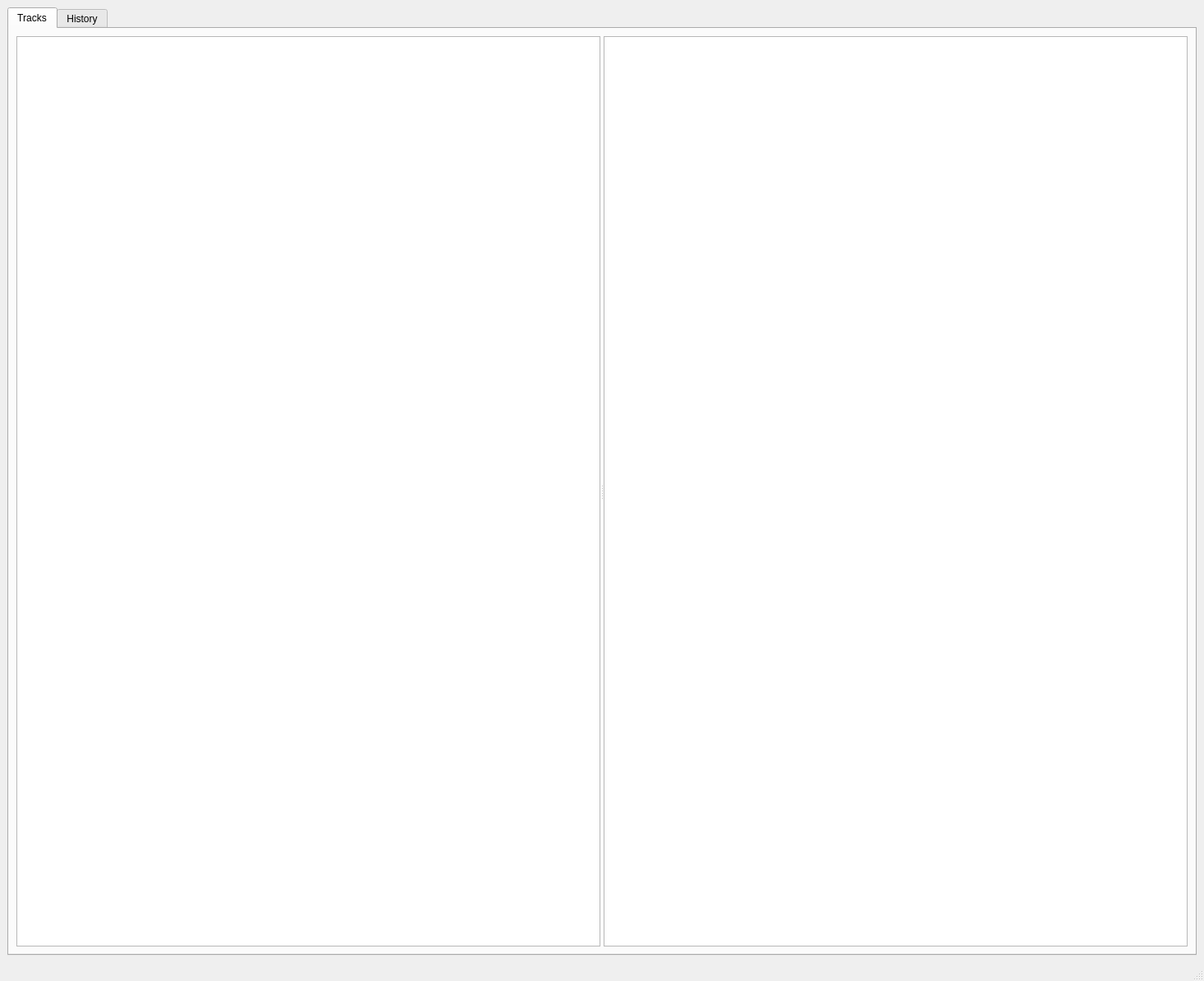
<?xml version="1.0" encoding="UTF-8"?>
<ui version="4.0">
 <class>MainWindow</class>
 <widget class="QMainWindow" name="MainWindow">
  <property name="geometry">
   <rect>
    <x>0</x>
    <y>0</y>
    <width>1466</width>
    <height>1194</height>
   </rect>
  </property>
  <property name="windowTitle">
   <string>Radar viewer</string>
  </property>
  <widget class="QWidget" name="centralwidget">
   <layout class="QVBoxLayout" name="verticalLayout">
    <item>
     <widget class="QTabWidget" name="tabWidget">
      <property name="currentIndex">
       <number>0</number>
      </property>
      <widget class="QWidget" name="tabTracks">
       <attribute name="title">
        <string>Tracks</string>
       </attribute>
       <layout class="QVBoxLayout" name="verticalLayout_2">
        <item>
         <widget class="QSplitter" name="splitter">
          <property name="orientation">
           <enum>Qt::Horizontal</enum>
          </property>
          <widget class="QGraphicsView" name="graphicsViewTracks">
           <property name="resizeAnchor">
            <enum>QGraphicsView::NoAnchor</enum>
           </property>
          </widget>
          <widget class="QTableView" name="tableViewTracks">
           <property name="alternatingRowColors">
            <bool>true</bool>
           </property>
           <property name="selectionMode">
            <enum>QAbstractItemView::SingleSelection</enum>
           </property>
           <property name="selectionBehavior">
            <enum>QAbstractItemView::SelectRows</enum>
           </property>
           <attribute name="horizontalHeaderStretchLastSection">
            <bool>true</bool>
           </attribute>
           <attribute name="verticalHeaderStretchLastSection">
            <bool>false</bool>
           </attribute>
          </widget>
         </widget>
        </item>
       </layout>
      </widget>
      <widget class="QWidget" name="tabHistory">
       <attribute name="title">
        <string>History</string>
       </attribute>
       <layout class="QVBoxLayout" name="verticalLayout_3" stretch="0,1">
        <item>
         <layout class="QHBoxLayout" name="horizontalLayout">
          <item>
           <widget class="QLabel" name="label">
            <property name="text">
             <string>From:</string>
            </property>
           </widget>
          </item>
          <item>
           <widget class="QDateTimeEdit" name="dateTimeEditFrom">
            <property name="displayFormat">
             <string>dd.MM.yyyy HH:mm:ss</string>
            </property>
            <property name="calendarPopup">
             <bool>true</bool>
            </property>
           </widget>
          </item>
          <item>
           <widget class="QLabel" name="label_2">
            <property name="text">
             <string>To:</string>
            </property>
           </widget>
          </item>
          <item>
           <widget class="QDateTimeEdit" name="dateTimeEditTo">
            <property name="displayFormat">
             <string>dd.MM.yyyy HH:mm:ss</string>
            </property>
            <property name="calendarPopup">
             <bool>true</bool>
            </property>
           </widget>
          </item>
          <item>
           <spacer name="horizontalSpacer">
            <property name="orientation">
             <enum>Qt::Horizontal</enum>
            </property>
            <property name="sizeHint" stdset="0">
             <size>
              <width>40</width>
              <height>20</height>
             </size>
            </property>
           </spacer>
          </item>
          <item>
           <widget class="QPushButton" name="pushButtonLoad">
            <property name="text">
             <string>Load</string>
            </property>
           </widget>
          </item>
         </layout>
        </item>
        <item>
         <widget class="QSplitter" name="splitter_2">
          <property name="orientation">
           <enum>Qt::Horizontal</enum>
          </property>
          <widget class="QGraphicsView" name="graphicsViewHistory"/>
          <widget class="QListView" name="listViewHistory"/>
          <widget class="QTableView" name="tableViewHistory">
           <property name="alternatingRowColors">
            <bool>true</bool>
           </property>
           <property name="selectionMode">
            <enum>QAbstractItemView::SingleSelection</enum>
           </property>
           <property name="selectionBehavior">
            <enum>QAbstractItemView::SelectRows</enum>
           </property>
           <attribute name="horizontalHeaderStretchLastSection">
            <bool>true</bool>
           </attribute>
          </widget>
         </widget>
        </item>
       </layout>
      </widget>
     </widget>
    </item>
   </layout>
  </widget>
  <widget class="QStatusBar" name="statusbar"/>
 </widget>
 <resources/>
 <connections/>
</ui>
